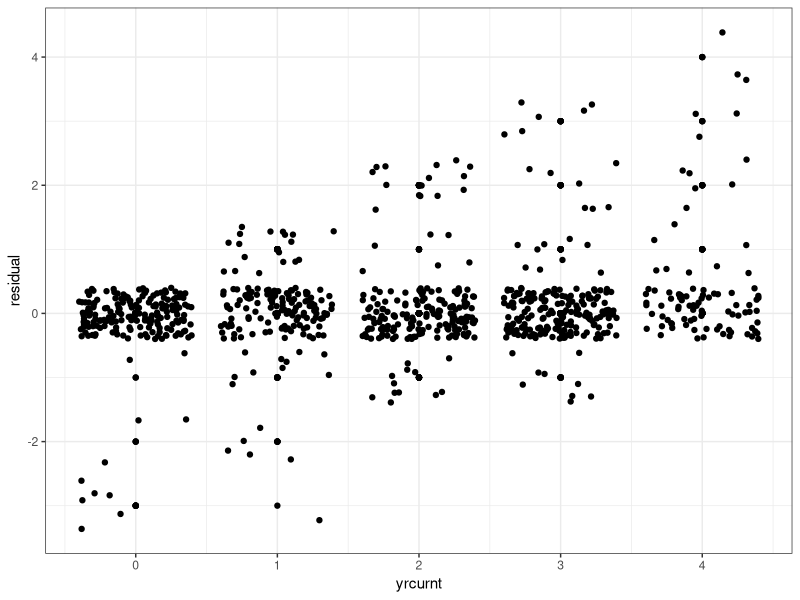

Source code (R):
## ---- chunk 1
library(ggplot2)

main <- read.csv('data/yrcurnt_original_corrected.csv', stringsAsFactors = F)

main$residual <- main$yrcurnt - main$yrcurnt_corrected

ggplot(main, aes(yrcurnt, residual)) + geom_point() + geom_jitter() + theme_bw()
